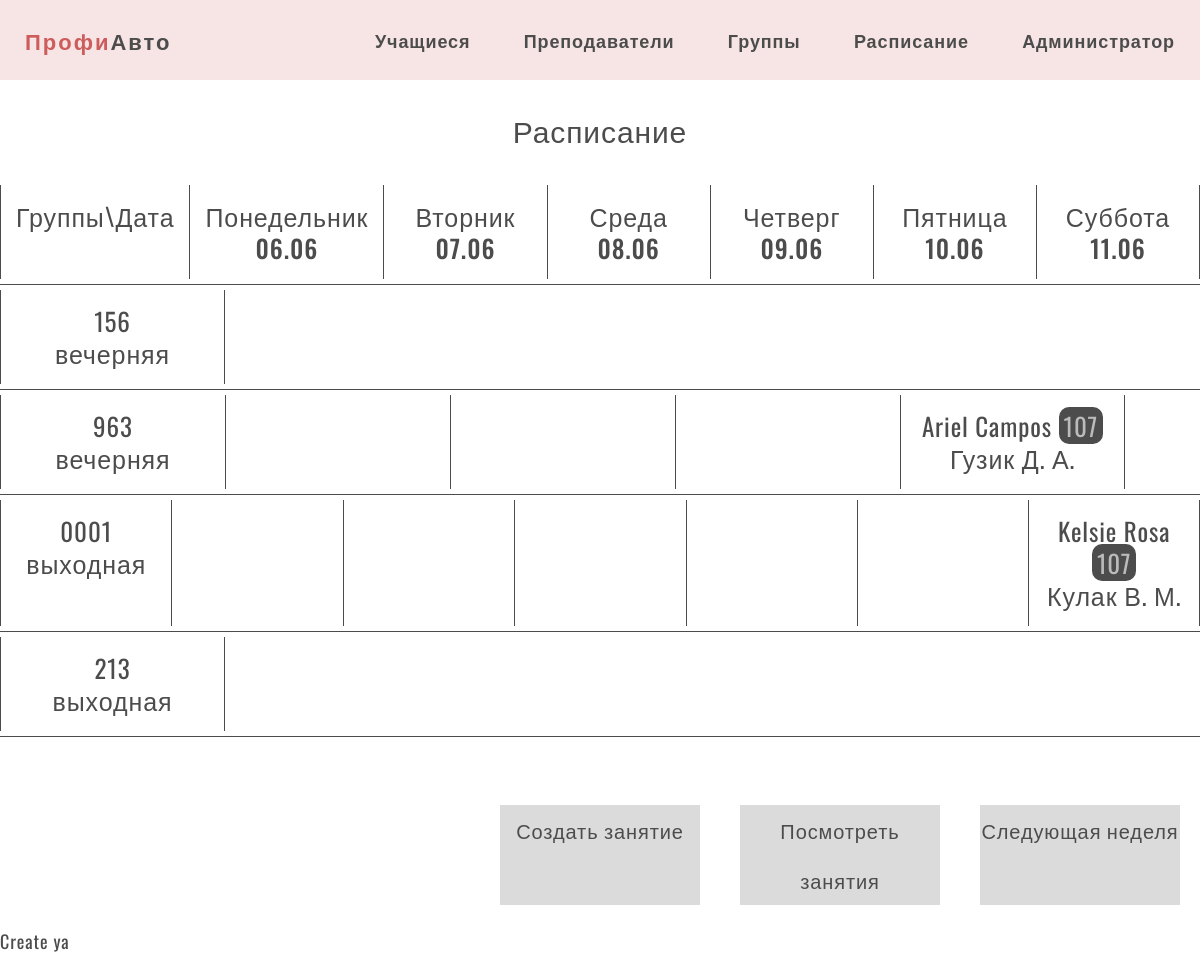
/admin/lessons/index.php (signed in), run on the app's committed database.
### tables this page shows
CREATE TABLE `lessons` (
  `id_lesson` int NOT NULL,
  `name` varchar(30) NOT NULL,
  `date` date NOT NULL,
  `id_cabinet` int NOT NULL,
  `id_group` int NOT NULL,
  `id_teacher` int NOT NULL
);

CREATE TABLE `cabinets` (
  `id_cabinet` int NOT NULL,
  `number` int NOT NULL
);

CREATE TABLE `teachers` (
  `id_teacher` int NOT NULL,
  `surname` varchar(30) NOT NULL,
  `name` varchar(30) NOT NULL,
  `last_name` varchar(30) DEFAULT NULL,
  `id_time_work` int DEFAULT NULL,
  `passport` varchar(9) DEFAULT NULL,
  `phone` varchar(13) NOT NULL,
  `login` varchar(30) NOT NULL,
  `password` varchar(60) NOT NULL
);

### app/controllers/timetable.php (called while the page is built, shortened)
<?php
$day_of_week = [
    'Понедельник',
    'Вторник',
    'Среда',
    'Четверг',
    'Пятница',
    'Суббота',
];
$period = new DatePeriod(
    new DateTime(date('Y-m-d', strtotime('monday this week'))),
    new DateInterval('P1D'),
    (new DateTime(date('Y-m-d', strtotime('saturday this week'))))->modify('+1 day')
);
$week = [];
foreach( $period as $date) {
    $week[] = $date->format('d.m');
}

### app/db/db.php (called while the page is built, shortened)
<?php
require('connect.php');
function checkErrors($query)
{
    $errInfo = $query->errorInfo();
    return true;
}
function selectALL($table, $params = [])
{
    global $pdo;
    $sql = "select * from `$table`";
    $query = $pdo->prepare($sql);
    $query->execute();
    return $query->fetchAll();
}
function callProc ($nameProc, $param=[])
{
    global $pdo;
    $sql = "CALL `$nameProc` ($param)";
    $query = $pdo->prepare($sql);
    $query->execute();
    return $query->fetchAll();
}

### app/controllers/select.php (called while the page is built, shortened)
<?php
$groupsVIEW = selectALL('select_groups');

### app/controllers/control.php (called while the page is built, shortened)
<?php
include SITE_ROOT . '/app/db/db.php';
include SITE_ROOT . '/app/controllers/select.php';
include SITE_ROOT . '/app/controllers/timetable.php';

### path.php (called while the page is built, shortened)
<?php
include SITE_ROOT . '/app/controllers/control.php';

### admin/lessons/index.php (the view, shortened to what this page needs)
<?php include '../../path.php';
?>
<!DOCTYPE html>
<html lang="en">
<head>
    <?php include SITE_ROOT . '/app/include/head.php' ?>
</head>
<body>
<div class="wrapper">
    <?php include SITE_ROOT . '/app/include/header.php' ?>
    <main class="main">
        <div class="container XXL">
            <div class="table_page">
                <div class="title">Расписание</div>
                <div class="table">
                    <div class="head_table">
                        <span class="timetable_block">Группы\Дата</span>
                        <?php for ($i = 0; $i < 6; $i++): ?>
                            <span class="timetable_block"><?=$day_of_week[$i]?><br><?=$week[$i]?></span>
                        <?endfor;?>
                    </div>
                    <div class="body_table">
                        <?php foreach ($groupsVIEW as $key => $group): ?>
                            <div class="row_table">
                                <span class="timetable_block">
                                    <?=$group['number']?><br>
                                    <?=$group['time']?>
                                </span>
                                <?php
                                $this_date = date('Y-m-d', strtotime('monday this week'));
                                ?>
                                <?php foreach (callProc('proc_lesson_on_group', $group['id_group'] . ', "' .
                                    date('Y-m-d', strtotime('monday this week')) . '","' .
                                    date('Y-m-d', strtotime('saturday this week')) . '"') as $key => $lesson): ?>
                                    <?php while ($lesson['date'] !== $this_date): ?>
                                        <span class="timetable_block"></span>
                                        <?php
                                        $this_date = date('Y-m-d', strtotime($this_date . '+ 1 day'));
                                        ?>
                                    <?php endwhile; ?>
                                    <span class="timetable_block"><?=$lesson['name']?> <span class="cabinet" title="Кабинет"><?=$lesson['number']?></span><br>
                                        <?=$lesson['surname']?>
                                        <?= ' ' . mb_substr($lesson['name_t'], 0, 1) . '.' ?>
                                        <?= mb_substr($lesson['last_name'], 0, 1) . '.' ?>
                                    </span>
                                    <?php
                                    $this_date = date('Y-m-d', strtotime($this_date . '+ 1 day'));
                                    ?>
                                <?php endforeach; ?>
                            </div>
                        <?php endforeach; ?>
                    </div>
                </div>
                <div class="control_buttons">
                    <a href="create.php" class="create">Создать занятие</a>
                    <a href="del_lessons.php" class="create">Посмотреть занятия</a>
                    <a href="index_next.php" class="create">Следующая неделя</a>
                </div>
            </div>
        </div>
    </main>
    <?php include SITE_ROOT . '/app/include/footer.php' ?>
</div>
</body>
</html>

### css/StylePHP.css (style rules this page uses)
.control_buttons a { font-weight: normal; margin: 20px; }
.container .table .body_table { height: 500px; }
.container.XXL { max-width: 1600px; }
.timetable_block { width: 225px; border-left: 1px solid #4c4c4c; margin: 5px 0; display: block; padding: 15px; }
.timetable_block:last-child { border-right: 1px solid #4c4c4c; }
.body_table .row_table .timetable_block { width: 225px; }
.head_table .timetable_block { max-width: 225px; }
.cabinet { color: #bbbbbb; background-color: #4c4c4c; border-radius: 10px; padding: 0 5px; }

### data on the page
lessons: name "Ariel Campos", id_cabinet.number "107", id_teacher.surname "Гузик", id_teacher.name "Д", id_teacher.last_name "А"
lessons: name "Kelsie Rosa", id_cabinet.number "107", id_teacher.surname "Кулак", id_teacher.name "В", id_teacher.last_name "М"

### other printed values
$day_of_week[$i] "Понедельник"
$week[$i] "06.06"
$day_of_week[$i] "Вторник"
$week[$i] "07.06"
$day_of_week[$i] "Среда"
$week[$i] "08.06"
$day_of_week[$i] "Четверг"
$week[$i] "09.06"
$day_of_week[$i] "Пятница"
$week[$i] "10.06"
$day_of_week[$i] "Суббота"
$week[$i] "11.06"
$group['number'] "156"
$group['time'] "вечерняя"
$group['number'] "963"
